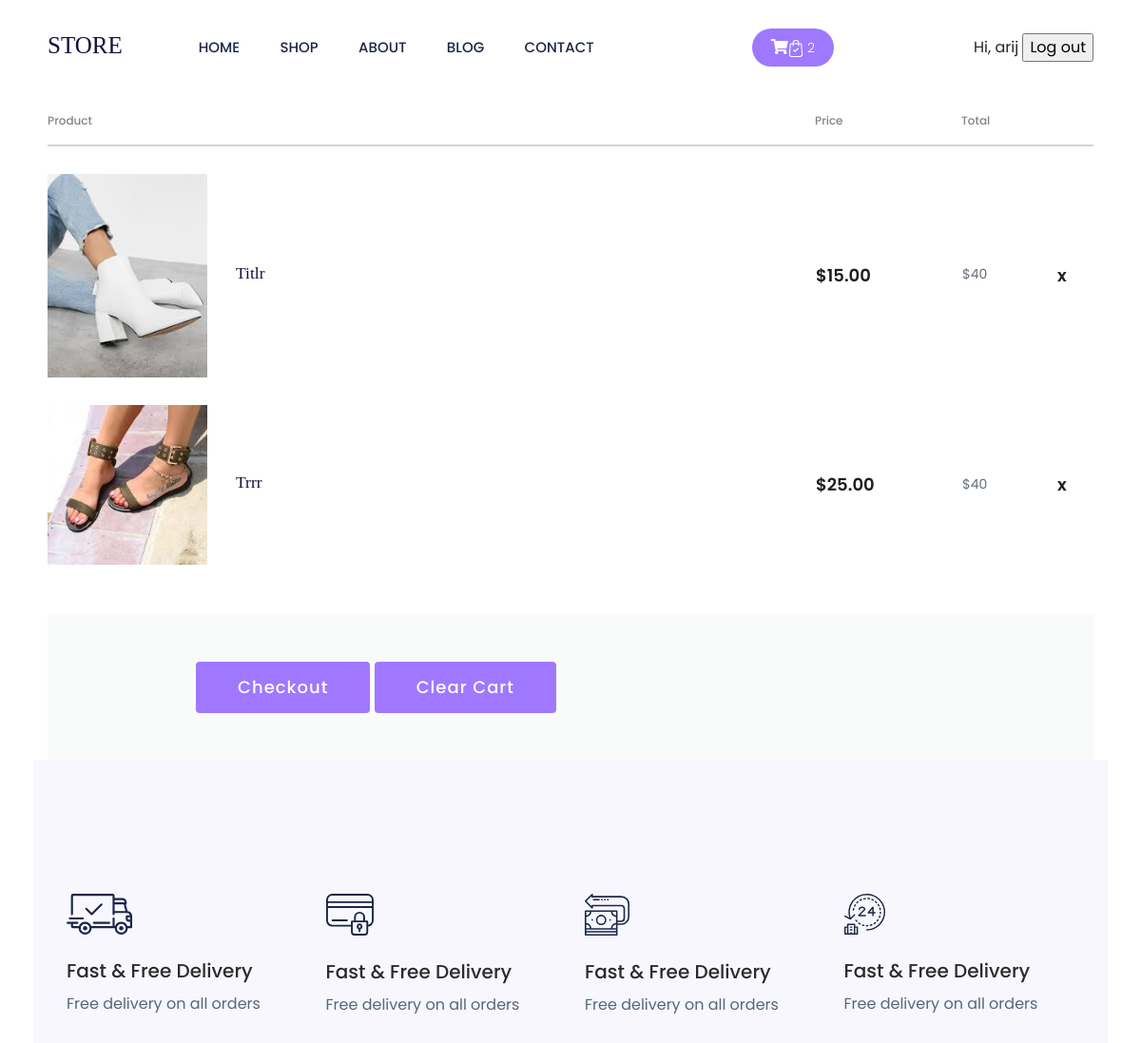
The page /carts/ (signed in, upper part) on the database as committed earlier.
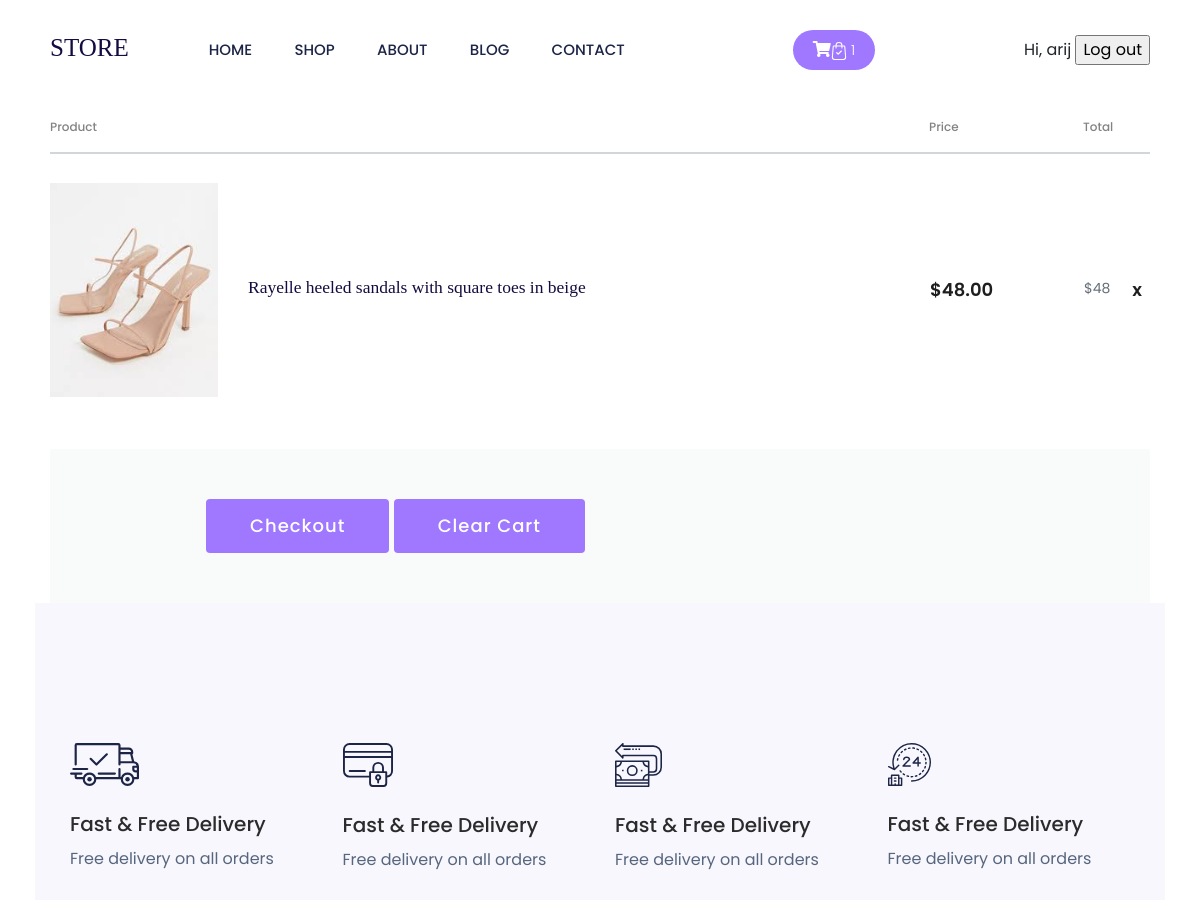
The same page on the database as committed later.
### carts/models.py (models this page shows, shortened)
class Cart(models.Model):
    user = models.OneToOneField(User, related_name='cart', on_delete=models.CASCADE)
    items = models.ManyToManyField(Product)
    updated_at = models.DateTimeField(auto_now=True)
    def total_price(self):
        total = 0
        for item in self.items.all():
            total += item.price
        return total

### products/models.py (models this page shows, shortened)
class Product(models.Model):
    brand = models.CharField(max_length=100)
    title = models.CharField(max_length=100)
    description = models.TextField(max_length=500, blank=True, null=True)
    price = models.PositiveIntegerField()
    created_at = models.DateTimeField(auto_now_add=True)
    image = models.ImageField(upload_to='products/', null=True)

### carts/views.py (the view)
# urls.py: path('carts/', cart, name= 'cart'),
@login_required
def cart(request):
    return render(request, 'carts/cart.html', {'cart': request.user.cart})

### templates/carts/cart.html (shortened to what this page needs)
{% extends "base.html" %}
{% block content %}
{% load static %}
<div class="cart-page">
        <div class="container">
            <div class="cart-table">
                <table>
                    <thead>
                        <tr>
                            <th class="product-h">Product</th>
                            <th>Price</th>
                            <th>Total</th>
                            <th></th>
                        </tr>
                    </thead>
                    <tbody>
                        <tr>
                            {% for product in cart.items.all %}
                            <td class="product-col">
                                <img src="{{ product.image.url }}" alt="">
                                <div class="p-title">
                                    <h3>{{ product.title | capfirst }}</h3>
                                </div>
                            </td>
                            <td class="price-col">${{ product.price | floatformat:2 }}</td>
                            {% if cart.items.all.count > 0 %}
                            <td class="item" id="cart-summary">
                            <div>
                                <p>${{ cart.total_price }}</p>
                            </div>
                            <div>
                            <td>
                            <a href="{% url 'remove_from_cart' product_id=product.id %}" class="product-close">x</a>
                            </td>
                            {% endif%}
                        </tr>
                            {% empty %}
                            <td>
                                <p>No products yet.</p>
                            </td>
                            {% endfor %}
                            </div>
                            </div>
            </div>
            <br>
    <div class="cart-btn">
        <div class="row">
             <div class="col-lg-5 offset-lg-1 text-left text-lg-right">
                <a href="{% url 'order' %}" class="btn">Checkout</a>
                <a href="{% url 'clear_cart' %}" class="btn">Clear Cart</a>
            </div>
        </div>
    </div>
    </div>
{% endblock %}

### templates/base.html (shortened to what the changed rows need)
{% load static %}
<!DOCTYPE html>
<html lang="en">
<head>
    <link rel="stylesheet" href="{% static 'assets/css/bootstrap.min.css' %}">
    <link rel="stylesheet" href="{% static 'assets/css/owl.carousel.min.css' %}">
    <link rel="stylesheet" href="{% static 'assets/css/slicknav.css' %}">
    <link rel="stylesheet" href="{% static 'assets/css/flaticon.css' %}">
    <link rel="stylesheet" href="{% static 'assets/css/progressbar_barfiller.css' %}">
    <link rel="stylesheet" href="{% static 'assets/css/gijgo.css' %}">
    <link rel="stylesheet" href="{% static 'assets/css/animate.min.css' %}">
    <link rel="stylesheet" href="{% static 'assets/css/animated-headline.css' %}">
    <link rel="stylesheet" href="{% static 'assets/css/magnific-popup.css' %}">
    <link rel="stylesheet" href="{% static 'assets/css/fontawesome-all.min.css' %}">
    <link rel="stylesheet" href="{% static 'assets/css/themify-icons.css' %}">
    <link rel="stylesheet" href="{% static 'assets/css/slick.css' %}">
    <link rel="stylesheet" href="{% static 'assets/css/nice-select.css' %}">
    <link rel="stylesheet" href="{% static 'assets/css/style.css' %}">
</head>
<body>
    <div class="full-wrapper">
        <header>
        <div class="header-area ">
            <div class="main-header header-sticky">
                <div class="container-fluid">
                    <div class="menu-wrapper d-flex align-items-center justify-content-between">
                        <div class="header-left d-flex align-items-center">
                            <h1 id="logo">
                                <a href="{% url 'home' %}">STORE</a>
                            </h1>
                        </div>
                        <div class="header-right1 d-flex align-items-center">
                            <div class="search d-none d-md-block">
                                <ul class="d-flex align-items-center">
                                    <li>
                                        <div class="card-stor">
                                            <a href="{% url 'cart' %}"><i class="fas fa-shopping-cart"></i><img src="{% static 'image/card.svg' %}" alt=""></a>
                                            {% if request.user.cart.items.all|length > 0 %}
                                            <span id="cart-counter">
                                            {{ request.user.cart.items.all|length }}
                                            </span>
                                            {% endif %}
                                        </div>
                                    </li>
                                </ul>
                            </div>
                        </div>
                        <div id="controls">
                            {% if user.is_authenticated %}
                            <span>Hi, {{ user.username }}</span>
                            <input type="button" id="logout" onclick="location.href='{% url 'logout' %}'" value="Log out" />
                            {% else  %}
                            <input type="button" id="login" onclick="location.href='{% url 'login' %}'" value="Log in" />
                            {% endif %}
                        </div>
                    </div>
                </div>
            </div>
        </div>
    </header>
        <main>
            {% block content %}{% endblock %}
        </main>
    </div>
</body>
</html>

Rows that differ between the two databases and show on the page:
removed Product: image (picture), title "Titlr", price "15.00", {{ cart.total_price }} "40"
changed Product: image: a different picture; title "Trrr" → "Rayelle heeled sandals with square toes in beige"; price "25.00" → "48.00"
changed through a linked row, Cart: total_price "40" → "48"
Other text that changed with them:
{{ request.user.cart.items.all|length }}: "2" → "1"
